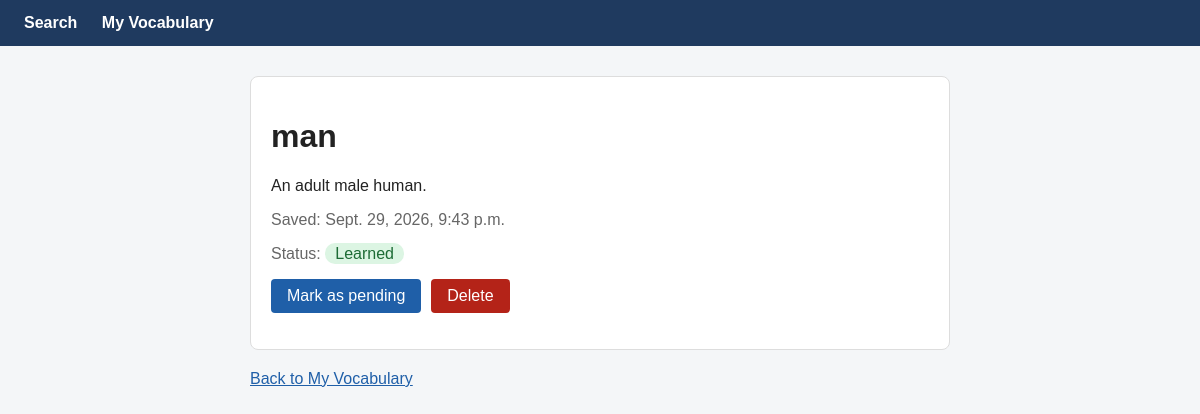
/words/7/, run on the app's committed database.
### dictionary/models.py (models this page shows, shortened)
class Word(models.Model):
    word = models.CharField(max_length=100)
    definition = models.TextField()
    date_saved = models.DateTimeField("date saved", default=timezone.now)
    is_learned = models.BooleanField(default=False)

### dictionary/views.py (the view)
# urls.py: path("words/<int:pk>/", views.WordDetailView.as_view(), name="word_detail"),
class WordDetailView(generic.DetailView):
    model = Word
    template_name = "dictionary/word_detail.html"
    context_object_name = "saved_word"

### dictionary/templates/dictionary/word_detail.html (shortened to what this page needs)
{% load static %}
<link rel="stylesheet" href="{% static 'dictionary/style.css' %}">
<nav>
    <a href="{% url 'dictionary:search_page' %}">Search</a>
    <a href="{% url 'dictionary:word_list' %}">My Vocabulary</a>
</nav>
<main>
    <div class="card">
        <h1>{{ saved_word.word }}</h1>
        <p>{{ saved_word.definition }}</p>
        <p class="message">Saved: {{ saved_word.date_saved }}</p>
        <p class="message">
            Status:
            {% if saved_word.is_learned %}
                <span class="status learned">Learned</span>
            {% else %}
                <span class="status">Pending</span>
            {% endif %}
        </p>
        <div class="actions">
            <form action="{% url 'dictionary:toggle_learned' saved_word.id %}" method="post">
                {% if saved_word.is_learned %}
                    <input type="submit" value="Mark as pending">
                {% else %}
                    <input type="submit" value="Mark as learned">
                {% endif %}
            </form>
            <form action="{% url 'dictionary:delete_word' saved_word.id %}" method="post">
                <input type="submit" value="Delete" class="delete">
            </form>
        </div>
    </div>
    <a href="{% url 'dictionary:word_list' %}">Back to My Vocabulary</a>
</main>

### dictionary/static/dictionary/style.css (style rules this page uses)
nav { background: #1f3a5f; padding: 14px 24px; }
nav a { color: white; text-decoration: none; margin-right: 20px; font-weight: bold; }
main { max-width: 700px; margin: 30px auto; padding: 0 16px; }
a { color: #1f5fa8; }
input[type="submit"] { padding: 8px 16px; font-size: 16px; color: white; background: #1f5fa8; border: none; border-radius: 4px; cursor: pointer; }
input[type="submit"].delete { background: #b42318; }
.card { background: white; border: 1px solid #dddddd; border-radius: 8px; padding: 20px; margin: 20px 0; }
.message { color: #666666; }
.actions { display: flex; gap: 10px; }
.status { padding: 2px 10px; border-radius: 10px; background: #fdf1d8; color: #8a5a00; }
.status.learned { background: #dcf5e3; color: #1d6b35; }

### data on the page
Word: word "man", definition "An adult male human.", date_saved "Sept. 29, 2026, 9:43 p.m."
